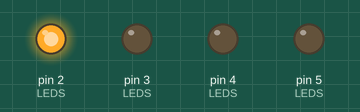
This sketch was run on a simulated Arduino Uno, built with avr-gcc and run on an emulated ATmega328P. Shown: output pins drawn as LEDs (lit = HIGH).

Above: at 0.02 s.
At 0.77 s:
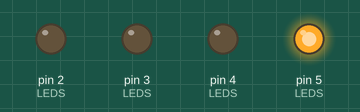
At 1.47 s:
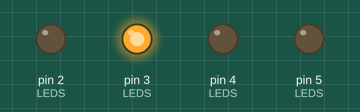
At 2.92 s:
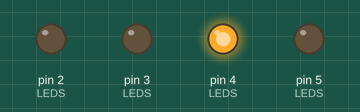
Timing chart, 0 to 3.2 s (numbered marks = the images above):
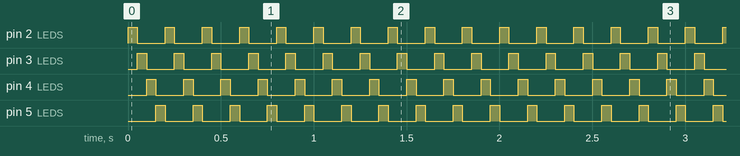

The sketch:

LED_Drive.ino
```cpp
/*
 * 2023-08-30 --DA
 */
int YELLOWLED=2;
int WHITELED=3;
int REDLED=4;
int BLUELED=5;
int LEDS[] = {YELLOWLED, WHITELED, REDLED, BLUELED};
const int ledCount = 4;

void setup()
{
  for (int n=0; n<ledCount; n++)
  {
    pinMode(LEDS[n], OUTPUT);
  }
}

void SwitchOffAll()
{
  for (int n=0; n<ledCount; n++)
  {
    digitalWrite(LEDS[n], LOW);
  }
}

void loop()
{
  SwitchOffAll();
  while(1)
  {
    for (int n=0; n<ledCount; n++)
    {
      SwitchOffAll();
      digitalWrite(LEDS[n], HIGH);
      delay(50);
    }
  }
}
```

Measured:
- by itself, pin 2 (LEDS), pin 3 (LEDS), pin 4 (LEDS), pin 5 (LEDS): alternates HIGH for 0.05 s and LOW for 0.15 s
